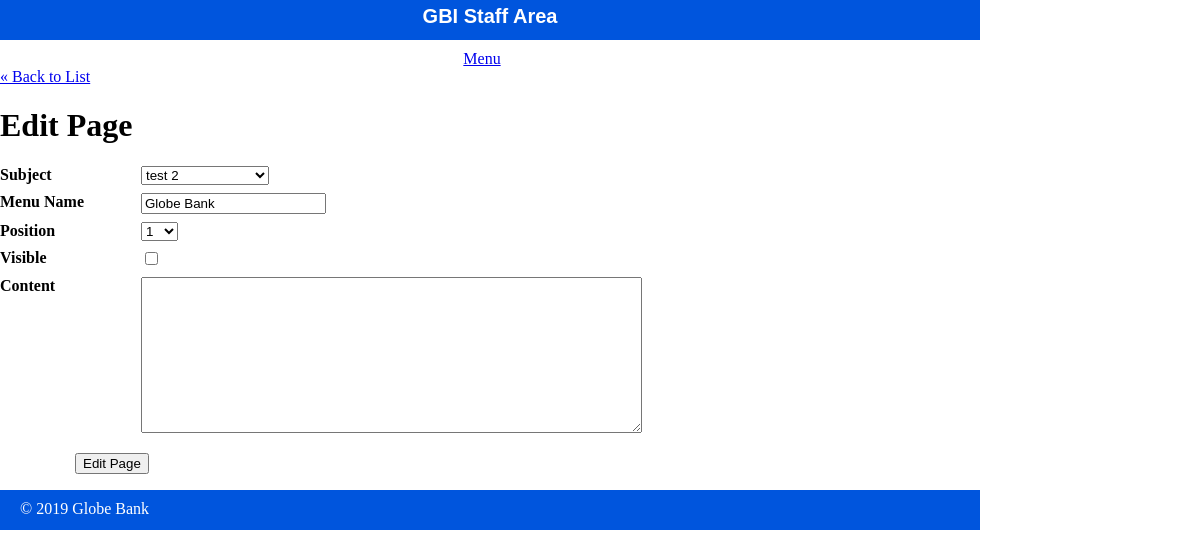
The app's page /globe_bank/public/staff/pages/edit.php?id=1 with its own data.
### tables this page shows
CREATE TABLE `pages` (
  `id` int(11) NOT NULL,
  `subject_id` int(11) DEFAULT NULL,
  `menu_name` varchar(255) DEFAULT NULL,
  `position` int(3) DEFAULT NULL,
  `visible` tinyint(1) DEFAULT NULL,
  `content` text
);

CREATE TABLE `subjects` (
  `id` int(11) NOT NULL,
  `menu_name` varchar(255) DEFAULT NULL,
  `position` int(3) DEFAULT NULL,
  `visible` tinyint(1) DEFAULT NULL
);

### globe_bank/private/functions.php (called while the page is built, shortened)
<?php
function url_for($script_path) {
    return WWW_ROOT . $script_path;
}
function u($string="") {
    return urlencode($string);
}
function h($string="") {
    return htmlspecialchars($string);
}
?>

### globe_bank/private/query_functions.php (called while the page is built, shortened)
<?php
function find_all_subjects() {
  global $db;
  $sql = "SELECT * FROM subjects ";
  $sql .= "ORDER BY position ASC";
  $result = mysqli_query($db, $sql);
  return $result;
}
function find_all_pages() {
  global $db;
  $sql = "SELECT * FROM pages ";
  $sql .= "ORDER BY subject_id ASC, position ASC";
  $result = mysqli_query($db, $sql);
  return $result;
}
function find_page_by_id($id) {
  global $db;
  $sql = "SELECT * from pages ";
  $sql .= "WHERE id='" . $id . "'";
  $result = mysqli_query($db, $sql);
  $page = mysqli_fetch_assoc($result);
  return $page;
}
?>

### globe_bank/public/staff/pages/edit.php (the view, shortened to what this page needs)
<?php
  require_once('../../../private/initialize.php');
  $id = $_GET['id'];
  if(is_post_request()) {
    $page = [];
    $page['id'] = $id;
    $page['subject_id'] = $_POST['subject_id'] ?? '';
    $page['menu_name'] = $_POST['menu_name'] ?? '';
    $page['position'] = $_POST['position'] ?? '';
    $page['visible'] = $_POST['visible'] ?? '';
    $page['content'] = $_POST['content'] ?? '';
    $result = update_page($page);
    redirect_to(url_for('/staff/pages/show.php?id=' . $id));
  } else {
    $page = find_page_by_id($id);
    $page_set = find_all_pages();
    $page_count = mysqli_num_rows($page_set);
  }
?>
<?php include (SHARED_PATH . '/staff_header.php'); ?>
<div class="content">
<a class="back-link" href="<?php echo url_for('/staff/pages/index.php'); ?>">&laquo; Back to List</a>
<div class="page edit">
  <h1>Edit Page</h1>
  <form action="<?php echo url_for('/staff/pages/edit.php?id=' . h(u($id))); ?>" method="post">
       <dl>
          <dt>Subject</dt>
          <dd>
            <select name="subject_id">
            <?php
              $subject_set = find_all_subjects();
              while($subject = mysqli_fetch_assoc($subject_set)) {
                echo "<option value=\"" . h($subject['id']) . "\"";
                if($page["subject_id"] == $subject['id']) {
                  echo " selected";
                }
                echo ">" . h($subject['menu_name']) . "</option>";
              }
            ?>
            </select>
          </dd>
       </dl>
      <dl>
        <dt>Menu Name</dt>
        <dd><input type="text" name="menu_name" value="<?php echo h($page['menu_name']); ?>" /></dd>
      </dl>
      <dl>
        <dt>Position</dt>
        <dd>
          <select name="position">
            <?php
                for($i=1; $i <= $page_count; $i++) {
                  echo "<option value=\"{$i}\"";
                  if($page["position"] == $i) {
                    echo " selected";
                  }
                  echo ">{$i}</option>";
                }
            ?>
          </select>
        </dd>
      </dl>
      <dl>
        <dt>Visible</dt>
        <dd>
          <input type="checkbox" name="visible" value="<?php if($page['subject_id'] == "1") { echo " checked"; } ?>" />
        </dd>
      </dl>
      <dl>
        <dt>Content</dt>
        <dd>
            <textarea name="content" cols="60" rows="10"><?php echo h($page['content']); ?></textarea>
        </dd>
      </dl>
      <div id="operations">
        <input type="submit" value="Edit Page" />
      </div>
  </form>
</div>
</div>
<?php include (SHARED_PATH . '/staff_footer.php'); ?>

### globe_bank/public/stylesheets/staff.css (style rules this page uses)
html { height: 100%; width: 100%; }
body { height: 980px; width: 100%; margin: 0; padding: 0; }
dl { clear: both; overflow: hidden; margin: 0.5em 0; }
dt { float: left; font-weight: bold; width: 125px; }
dd { float: left; margin-left: 1em; }
#operations { clear: both; margin: 1em 0 1em 75px; }

### records on screen
pages: subject_id "test 2", menu_name "Globe Bank", position "1"
